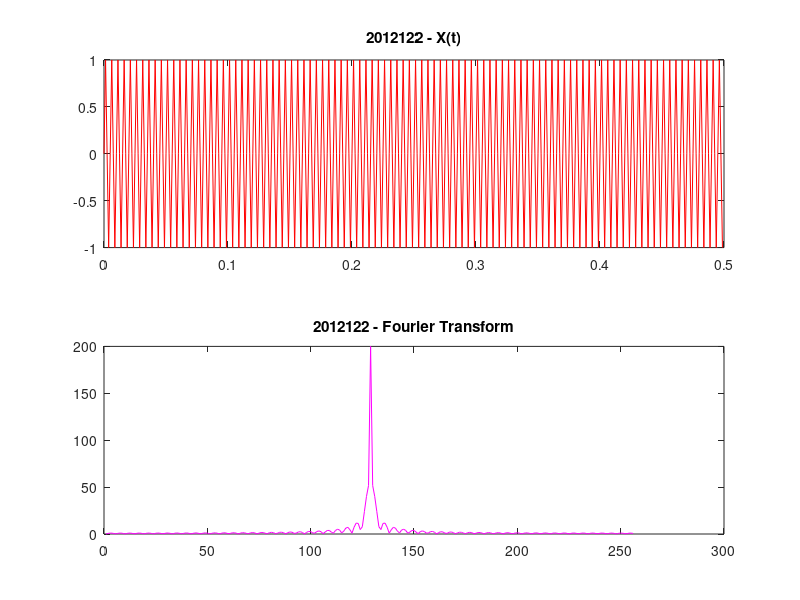

Write the MATLAB code that produced this figure.
F=800; %Samplimng Frequency
Ts=1/F; %Sampling Period
dt=0 : Ts : 0.5-Ts; %Signal Duration

x=sin(2*pi*200*dt);
subplot(2, 1, 1);
plot(dt, x, 'r');
title('2012122 - X(t)');

nfft=length(x); %length of time domain signal
nfft2=2^nextpow2(nfft); %length if signal in power of 2
ff=fft(x, nfft2);
fff=ff(1:nfft2/2);
subplot(2, 1, 2);
plot(abs(fff), 'm');
title('2012122 - Fourier Transform');

print ('Exp5_1b','-dpdf','-fillpage');